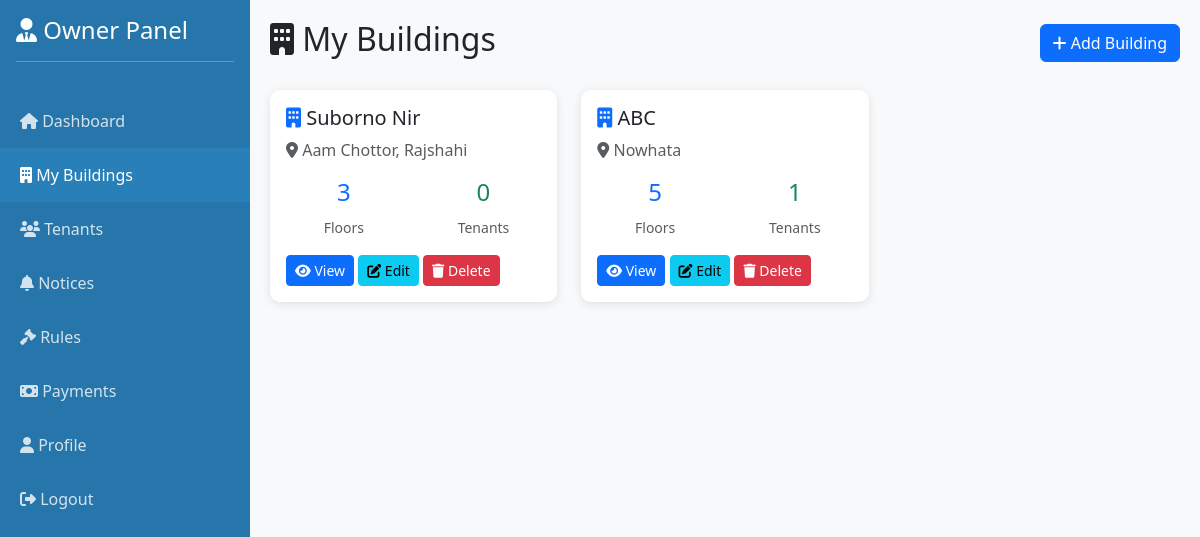
Screenshot of /owner/buildings.php (signed in) with the database file from the repository.
### tables this page shows
CREATE TABLE `buildings` (
  `id` int(11) NOT NULL,
  `owner_id` int(11) NOT NULL,
  `building_name` varchar(100) NOT NULL,
  `address` text NOT NULL,
  `total_floors` int(11) NOT NULL,
  `description` text,
  `created_at` timestamp NOT NULL DEFAULT CURRENT_TIMESTAMP
);

### owner/buildings.php (the view, shortened to what this page needs)
<?php
require_once '../config.php';
$owner_id = $_SESSION['owner_id'];
$buildings = $conn->query("SELECT * FROM buildings WHERE owner_id = $owner_id ORDER BY created_at DESC");
?>
<!DOCTYPE html>
<html lang="en">
<head>
    <link href="https://cdn.jsdelivr.net/npm/bootstrap@5.3.0/dist/css/bootstrap.min.css" rel="stylesheet">
    <link rel="stylesheet" href="https://cdnjs.cloudflare.com/ajax/libs/font-awesome/6.4.0/css/all.min.css">
</head>
<body>
    <div class="sidebar">
        <div class="p-3">
            <h4><i class="fas fa-user-tie"></i> Owner Panel</h4>
            <hr>
        </div>
        <nav class="nav flex-column">
            <a class="nav-link" href="dashboard.php"><i class="fas fa-home"></i> Dashboard</a>
            <a class="nav-link active" href="buildings.php"><i class="fas fa-building"></i> My Buildings</a>
            <a class="nav-link" href="tenants.php"><i class="fas fa-users"></i> Tenants</a>
            <a class="nav-link" href="notices.php"><i class="fas fa-bell"></i> Notices</a>
            <a class="nav-link" href="rules.php"><i class="fas fa-gavel"></i> Rules</a>
            <a class="nav-link" href="payments.php"><i class="fas fa-money-bill"></i> Payments</a>
            <a class="nav-link" href="profile.php"><i class="fas fa-user"></i> Profile</a>
            <a class="nav-link" href="logout.php"><i class="fas fa-sign-out-alt"></i> Logout</a>
        </nav>
    </div>
    <div class="main-content">
        <div class="d-flex justify-content-between align-items-center mb-4">
            <h2><i class="fas fa-building"></i> My Buildings</h2>
            <button class="btn btn-primary" data-bs-toggle="modal" data-bs-target="#addBuildingModal">
                <i class="fas fa-plus"></i> Add Building
            </button>
        </div>
        <div class="row">
            <?php if ($buildings->num_rows > 0): ?>
                <?php while ($building = $buildings->fetch_assoc()): ?>
                    <?php
                    $building_id = $building['id'];
                    $tenant_count = $conn->query("SELECT COUNT(*) as count FROM tenants t JOIN floors f ON t.floor_id = f.id WHERE f.building_id = $building_id")->fetch_assoc()['count'];
                    ?>
                    <div class="col-md-6 col-lg-4 mb-4">
                        <div class="card building-card">
                            <div class="card-body">
                                <h5 class="card-title">
                                    <i class="fas fa-building text-primary"></i>
                                    <?php echo htmlspecialchars($building['building_name']); ?>
                                </h5>
                                <p class="text-muted mb-3">
                                    <i class="fas fa-map-marker-alt"></i>
                                    <?php echo htmlspecialchars($building['address']); ?>
                                </p>
                                <div class="row text-center mb-3">
                                    <div class="col-6">
                                        <h4 class="text-primary"><?php echo $building['total_floors']; ?></h4>
                                        <small class="text-muted">Floors</small>
                                    </div>
                                    <div class="col-6">
                                        <h4 class="text-success"><?php echo $tenant_count; ?></h4>
                                        <small class="text-muted">Tenants</small>
                                    </div>
                                </div>
                                <a href="building_details.php?id=<?php echo $building['id']; ?>" class="btn btn-primary btn-sm">
                                    <i class="fas fa-eye"></i> View
                                </a>
                                <a href="edit_building.php?id=<?php echo $building['id']; ?>" class="btn btn-info btn-sm">
                                    <i class="fas fa-edit"></i> Edit
                                </a>
                                <a href="delete_building.php?id=<?php echo $building['id']; ?>" class="btn btn-danger btn-sm" onclick="return confirm('Are you sure you want to delete this building? This action cannot be undone.');">
                                    <i class="fas fa-trash"></i> Delete
                                </a>
                            </div>
                        </div>
                    </div>
                <?php endwhile; ?>
            <?php endif; ?>
        </div>
    </div>
</body>
</html>

### owner/buildings.php (style rules this page uses)
body { background: #f8f9fa; }
.sidebar { min-height: 100vh; background: #2776ab; color: white; position: fixed; width: 250px; }
.sidebar .nav-link { color: rgba(255,255,255,0.8); padding: 15px 20px; }
.sidebar .nav-link:hover, .sidebar .nav-link.active { background: #2980b9; color: white; }
.main-content { margin-left: 250px; padding: 20px; }
.card { border: none; border-radius: 10px; box-shadow: 0 2px 10px rgba(0,0,0,0.1); }
.building-card { transition: transform 0.3s; }

### rows the page displays
buildings: building_name "Suborno Nir", address "Aam Chottor, Rajshahi", total_floors "3", tenant_count "0"
buildings: building_name "ABC", address "Nowhata", total_floors "5", id "1"
